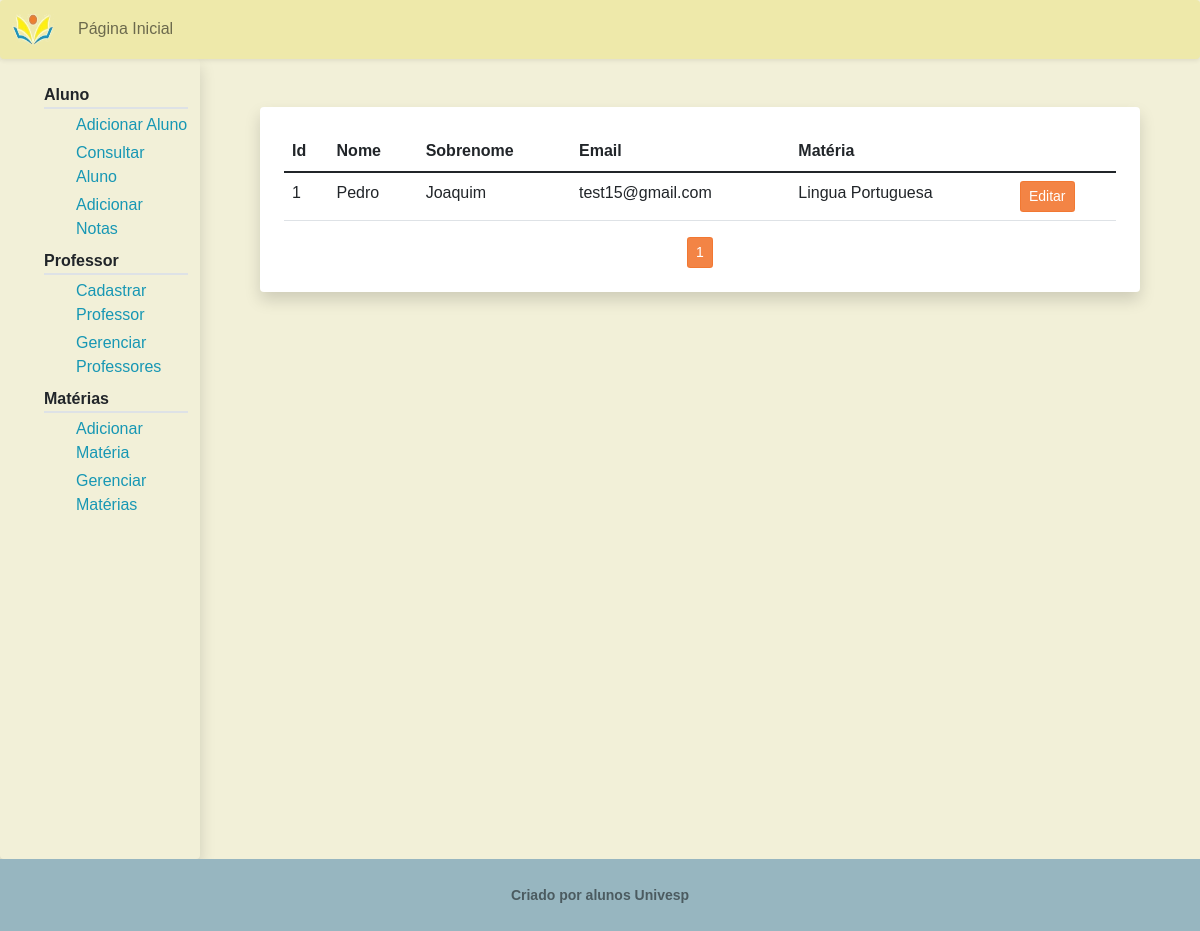
Page /gerenciar/professor/ on the earlier database version.
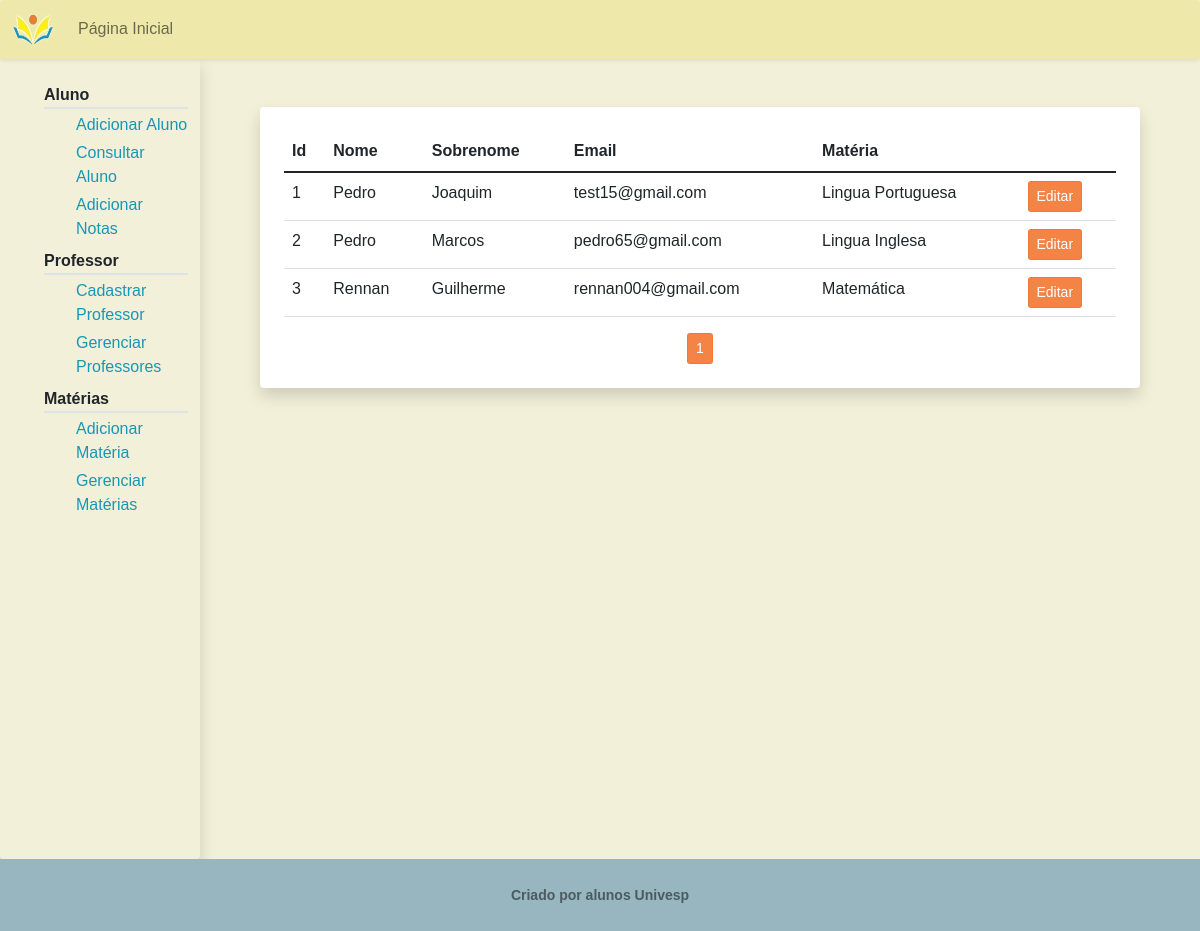
Same page on the later database version.
### pi/models.py (models this page shows, shortened)
class Professor(db.Model, UserMixin):
    id = db.Column(db.Integer, primary_key=True)
    nome = db.Column(db.String(20), nullable=False)
    sobrenome = db.Column(db.String(100), nullable=False)
    materia = db.Column(db.Integer, db.ForeignKey('materia.id'), nullable=False)
    email = db.Column(db.String(256), unique=True, nullable=False)
    senha = db.Column(db.String(30), nullable=False)

class Materia(db.Model):
    id = db.Column(db.Integer, primary_key=True)
    nome = db.Column(db.String(100), nullable=False, unique=True)

### pi/routes.py (the view)
@app.route("/gerenciar/professor/")
def gerenciar_professor():
    page = request.args.get('page', 1, type=int)
    professores = Professor.query.paginate(per_page=6)
    return render_template('gerenciar_professores.html',
                            titulo='Gerenciar Professores',
                            user="gerenciar",
                            lista_professores=professores,
                            materia=Materia)

### pi/templates/gerenciar_professores.html
{% extends "professor_layout.html" %}
{% block prof %}
    <div class="shadow p-4 mb-5 bg-white rounded m-5">
        <table class="table ">
            <thead class="border-bottom border-dark" >
                <tr>
                    <th scope="col"> Id</th>
                    <th scope="col"> Nome </th>
                    <th scope="col"> Sobrenome </th>
                    <th scope="col"> Email </th>
                    <th scope="col"> Matéria </th>
                </tr>
            </thead>
            <tbody>
                {% for professor in lista_professores.items %}
                    <tr>
                        <td> {{ professor.id }} </td>
                        <td> {{ professor.nome }} </td>
                        <td>
                            {% set sobrenome_str = professor.sobrenome.split(' ') %}
                            {{ sobrenome_str[0] }}
                        </td>
                        <td> {{ professor.email }} </td>
                        <td>
                            {% set materia_nome = materia.query.filter_by(id=professor.materia).first() %}
                            {% if materia_nome %}
                                {{ materia.query.filter_by(id=professor.materia).first().nome }}
                            {% else %}
                                Nenhuma/Apagada
                            {% endif %}
                        </td>
                        <td>
                            <a class="btn btn-primary btn-sm" href=" {{ url_for('editar_professor', id_professor=professor.id) }} "> Editar </a>
                        </td>
                    </tr>
                {% endfor %}
            </tbody>
        </table>
        <div class="text-center">
            {%  for numero_pagina in lista_professores.iter_pages() %}
                {% if numero_pagina %}
                    {% if lista_professores.page == numero_pagina %}
                        <a class="btn btn-primary btn-sm" href="{{ url_for('gerenciar_professor', page=numero_pagina) }}">{{ numero_pagina }}</a>
                    {% else %}
                        <a class="btn btn-outline-primary btn-sm" href=" {{ url_for('gerenciar_professor', page=numero_pagina) }} "> {{ numero_pagina }} </a>
                    {% endif %}
                {% else %}
                    ...
                {% endif %}
            {% endfor %}
        </div>
    </div>
{% endblock prof %}

### pi/templates/professor_layout.html (shortened to what this page needs)
{% extends "layout.html"%}
{% block conteudo %}
    <div class="container-fluid">
        <div class="row">
            <div class="col-2 shadow pt-4 rounded" style="height:100vh;">
                <ul class="text-start">
                    <li class="border-bottom border-2 fw-bold" > Aluno </li>
                    <ul>
                        <li class="mt-1 "> <a class="menu-txt" href=" {{url_for('registrar_aluno')}}"> Adicionar Aluno </a> </li>
                        <li class="mt-1"> <a class="menu-txt" href=" {{url_for('consultar_aluno')}} "> Consultar Aluno </a> </li>
                        <li class="mt-1"> <a class="menu-txt" href=" {{url_for('adicionar_nota')}} "> Adicionar Notas </a> </li>
                    </ul>
                    <li class="mt-2 border-bottom border-2 fw-bold"> Professor </li>
                    <ul>
                        <li class="mt-1"> <a class="menu-txt" href=" {{ url_for('registrar') }} "> Cadastrar Professor </a></li>
                        <li class="mt-1"> <a class="menu-txt" href=" {{ url_for('gerenciar_professor') }} "> Gerenciar Professores </a> </li>
                    </ul>
                    <li class="mt-2 border-bottom border-2 fw-bold"> Matérias </li>
                    <ul>
                        <li class="mt-1"> <a class="menu-txt" href=" {{ url_for('registrar_materia') }} "> Adicionar Matéria </a> </li>
                        <li class="mt-1"> <a class="menu-txt" href=" {{ url_for('gerenciar_materia') }} "> Gerenciar Matérias </a> </li>
                    </ul>
                </ul>
            </div>
            <div class="col">
                {% block prof%}
                {% endblock prof%}
            </div>
          </div>
    </div>
{% endblock conteudo %}

### pi/templates/layout.html (shortened to what this page needs)
<!DOCTYPE html>
<html lang="pt-br">
    <head>
        <link href="https://cdn.jsdelivr.net/npm/bootstrap@5.1.1/dist/css/bootstrap.min.css" rel="stylesheet">
        <link rel="stylesheet" type="text/css" href="{{ url_for('static', filename='main.css')}}">
    </head>
    <body class="d-flex flex-column min-vh-100">
        {% if user %}
            <header>
                <nav class="navbar navbar-expand-lg navbar-light bg-navbar-now rounded shadow-sm">
                    <div class="container-fluid">
                        <a class="navbar-brand" href="{{url_for('home')}}">
                            <img src="{{ url_for('static', filename='logo.png')}}" alt="logoEscola" width="42" height="32">
                        </a>
                        <div class="navbar-collapse collapse" id="navbarSupportedContent">
                            {% if current_user.is_authenticated %}
                                <div class="navbar-nav mr-auto">
                                    <a class="nav-item nav-link" href=" {{ url_for('professor') }} "> Página do Professor </a>
                                </div>
                                <div class="navbar-nav ms-auto">
                                    <a class="nav-item nav-link" href=" {{ url_for('logout') }}"> Sair </a>
                                </div>
                            {% else %}
                                {% if user == 'aluno' %}
                                    <div class="navbar-nav mr-auto">
                                        <a class="nav-item nav-link" href=" {{ url_for(user) }} ">Página do Aluno</a>
                                    </div>
                                {% else %}
                                    <div class="navbar-nav mr-auto">
                                        <a class="nav-item nav-link" href=" {{ url_for('home') }} ">Página Inicial</a>
                                    </div>
                                {% endif %}
                            {% endif %}
                        </div>
                    </div>
                </nav>
            </header>
        {% endif %}
        <main>
            {% block conteudo %}
            {% endblock conteudo %}
        </main>
        <footer class="flex-shrink-0 py-4 bg-footer text-black-50 mt-auto fw-bold">
            <div class="container text-center">
              <small> Criado por alunos Univesp </small>
            </div>
          </footer>
    </body>
</html>

### pi/static/main.css (style rules this page uses)
html, body { height: 100vh; font-family: Arial, Helvetica, sans-serif; background-color: #F2F0D8; }
.btn.btn-primary:focus, .btn.btn-primary:active, .btn.btn-primary:visited, .btn.btn-primary { color: #ffffff; background-color: #f27730e5; border-color: #f27730e5; }
ul { list-style-type: none; }
a { text-decoration: none; }
.bg-navbar-now { background-color: rgb(238, 233, 170) }
.menu-txt { color: #1797b4; }
.bg-footer { background-color: #97b6c0; }

Differences in the rows shown:
added Professor: id "2", nome "Pedro", sobrenome_str "Marcos", email "pedro65@gmail.com", query.filter_by "Lingua Inglesa"
added Professor: id "3", nome "Rennan", sobrenome "Guilherme", email "rennan004@gmail.com", query.filter_by "Matemática"
